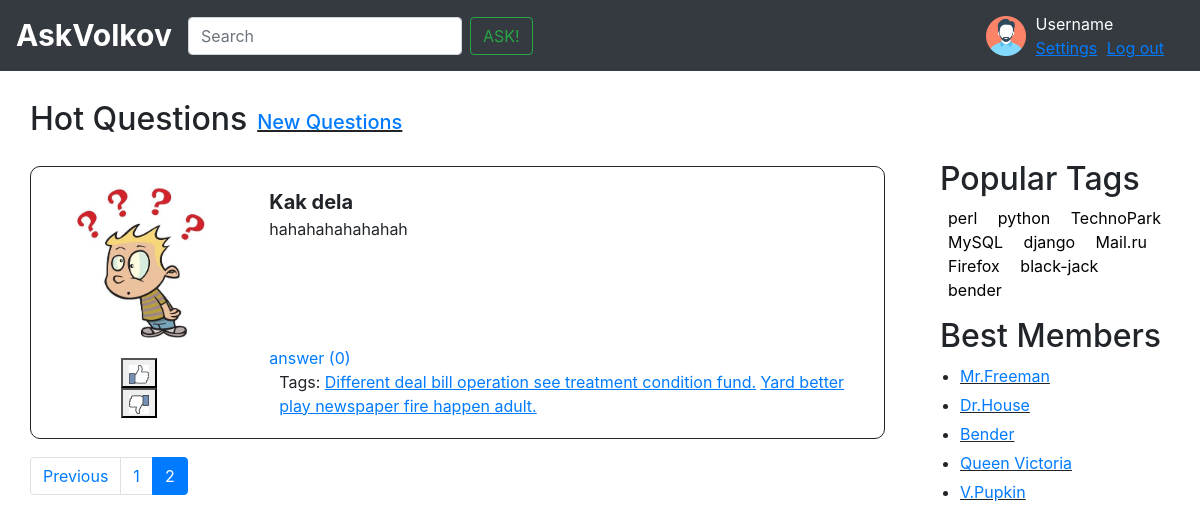
The page /hot/?page=2 on the database its author committed.
### app/models.py (models this page shows, shortened)
class Question(models.Model):
	title = models.CharField(max_length=1024, verbose_name='Заголовок')
	text = models.TextField(verbose_name='Текст вопроса')
	profile = models.ForeignKey('Profile', on_delete=models.CASCADE)
	date_of_create = models.DateTimeField(auto_now_add=True, verbose_name='Дата создания')
	tag = models.ManyToManyField('Tag')
	objects = QuestionManager()
	class Meta:
		verbose_name = 'Вопрос'
		verbose_name_plural = 'Вопросы'

class Tag(models.Model):
	title = models.CharField(max_length=1024, verbose_name='Тэг')
	objects = TagManager()
	def __str__(self):
		return self.title
	class Meta:
		verbose_name = 'Тэг'
		verbose_name_plural = 'Тэги'

### app/views.py (the view)
# urls.py: path('hot/', views.hot_questions, name = 'hot'),
def hot_questions(request):
	questions = Question.objects.new_questions()
	pagginated_question = paginate(questions, request)
	return render(request, 'hot_questions.html', {
		'questions': pagginated_question,
		'tags': tags,
		})

### app/models.py (called while the page is built)
	def new_questions(self):
		return self.all().order_by('-date_of_create')

### app/views.py (called while the page is built)
def paginate(questions, request, per_page=5):
	paginator = Paginator(questions, per_page)
	page = request.GET.get('page', 1)
	pagginated_question = paginator.page(page)
	return pagginated_question

### templates/hot_questions.html
{% extends 'inc/base.html' %}
{% load static %}
{% block content %}
    <div class="row">
        <div class="new-questions-header">
            <h2>Hot Questions</h2>
        </div>
        <div  class="hot-questions-header">
            <h5><a href="{% url 'new' %}">New Questions</a></h5>
        </div>
    </div>
    {% for question in questions %}
        {% include 'inc/one_question.html' %}
    {% endfor %}
    {% include 'inc/pagination.html' %}
{% endblock content %}

### templates/inc/one_question.html (shortened to what this page needs)
{% load static %}
<div class="row question-box">
    <div class="col-3">
        <div class="row-9">
            <img class="question-img" src="{% static 'img/question.jpg' %}"></img>
        </div>
        <div class="row-3 rating-counter">
            <div class="btn-group-vertical">
                <button class="like-button"><img class="like-img" src="{% static 'img/like.jpg' %}"></button>
                <button class="dislike-button"><img class="dislike-img" src="{% static 'img/dislike.jpg' %}"></button>
            </div>
        </div>
    </div>
    <div class="col-9  question-right">
        <div class="question-title">
            {{ question.title }}
        </div>
        <div class="question-text">
            {{ question.text }}
        </div>
        <div class="row question-extra">
            <div class="answer-counter">
                <a href="{% url 'question' question.id %}">answer ({{ question.answers|length }})</a>
            </div>
            <div class="question-tags">
                <span>Tags:</span>
                {% for tag in question.tag.all %}
                    <a class="underlined" href="{% url 'tag' tag %}">{{ tag }}</a>
                {% endfor %}
            </div>
        </div>
    </div>
</div>

### static/css/my.css (style rules this page uses)
.new-questions-header { font-size: 30px; font-weight: bold; padding-top: 40px; margin-right: 10px; }
.hot-questions-header { padding-top: 50px; padding-left: 0px; padding-bottom: : 0px; text-decoration: underline; }
.question-box { padding: 20px; border-radius: 10px; margin-top: 20px; border: 1px solid; }
.question-img { max-width: 150px; }
.like-img { max-width: 20px; }
.dislike-img { max-width: 20px; }
.question-title { font-size: 20px; font-weight: bold; }
.rating-counter { margin-left: 55px; margin-top: 20px; }
.question-extra { position: absolute; bottom: 0; padding-left: 15px; padding-top: 25px; }
.question-tags { padding-left: 10px; }
.underlined { text-decoration: underline; }

### rows shown on the page
Question: title "Kak dela", text "hahahahahahahah", answers|length "0"
Tag: title "Different deal bill operation see treatment condition fund."
Tag: title "Yard better play newspaper fire happen adult."

### other values the page prints
{{ num }} "1"
{{ num }} "2"
{{ tag }} "perl" "python" "TechnoPark" "MySQL" "django" "Mail.ru" "Firefox" "black-jack" "bender"
